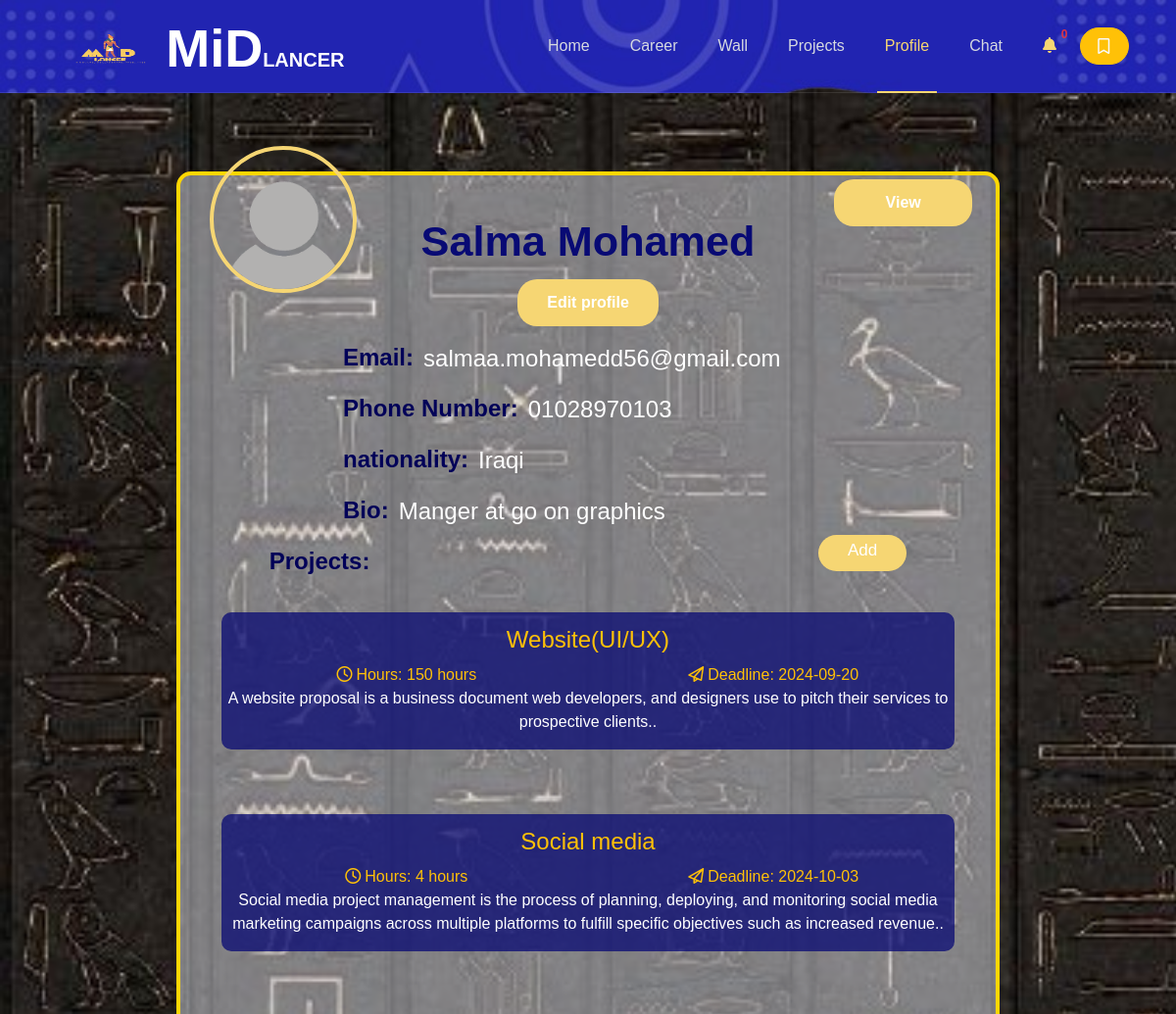
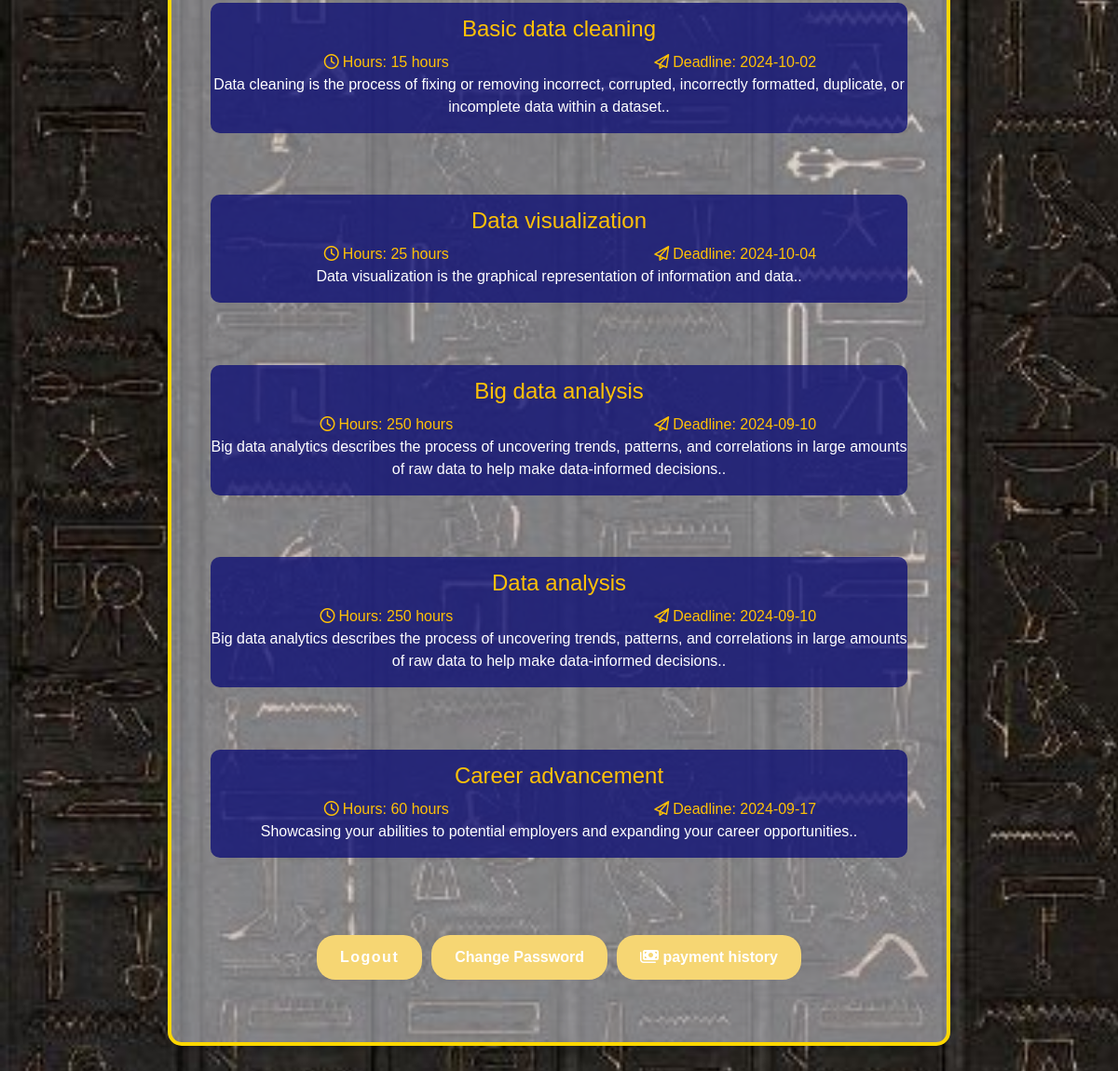
The page /clientprofile.php (signed in) on the database its author committed (2 pictures, top to bottom).
### tables this page shows
CREATE TABLE `user` (
  `user_id` int(11) NOT NULL,
  `user_name` varchar(250) NOT NULL,
  `email` varchar(250) NOT NULL,
  `phone_number` varchar(20) NOT NULL,
  `password` varchar(255) NOT NULL,
  `user_image` longtext DEFAULT 'defaultprofile.png',
  `bio` varchar(255) DEFAULT NULL,
  `nationality_id` int(11) NOT NULL,
  `last_seen` datetime DEFAULT current_timestamp()
);

CREATE TABLE `nationality` (
  `nationality_id` int(11) NOT NULL,
  `nationality` varchar(250) NOT NULL
);

CREATE TABLE `project` (
  `project_id` int(11) NOT NULL,
  `project_name` varchar(250) NOT NULL,
  `description` varchar(250) NOT NULL,
  `total_hours` int(11) NOT NULL,
  `deadline_date` date NOT NULL,
  `user_id` int(11) NOT NULL,
  `type_id` int(11) DEFAULT NULL,
  `posting` int(11) NOT NULL
);

### clientprofile.php (the view, shortened to what this page needs)
<?php
include 'nav+bm.php';
if(isset($_SESSION['user_id']))
    $user_id=$_SESSION['user_id'];
else
    header("location:home.php");
$select_user = "SELECT * FROM `user`
                JOIN `nationality` ON `nationality`.`nationality_id` = `user`.`nationality_id`
                WHERE `user_id` = '$user_id'";
$run_user = mysqli_query($connect,$select_user);
$select_posted_projects = "SELECT * FROM `project`
                            JOIN `user` ON `user`.`user_id` = `project`.`user_id`
                            WHERE `project`.`user_id` = '$user_id' AND `project`.`posting` = 1";
$run_posted_projects = mysqli_query($connect,$select_posted_projects);
?>
<!DOCTYPE html>
<html lang="en">
<head>
    <link href="https://cdn.jsdelivr.net/npm/bootstrap@5.0.2/dist/css/bootstrap.min.css" rel="stylesheet">
    <link rel="stylesheet" href="https://cdnjs.cloudflare.com/ajax/libs/font-awesome/6.0.0-beta3/css/all.min.css">
    <link rel="stylesheet" href="./css/clientprofile.css">
</head>
<body>
<h2></h2>
    <div class="profile-container">
        <?php foreach($run_user as $data){ ?>
            <div class="class">
            <a href="./clientview.php?cid=<?php echo htmlspecialchars($data['user_id'], ENT_QUOTES, 'UTF-8' )?>" class="btn-dash">View</a>
            </div>
            <div class="profile-image">
                <img src="<?php echo "img/profile/".htmlspecialchars($data['user_image'], ENT_QUOTES, 'UTF-8' )?>" alt="Profile Image" id="image-preview">
            </div>
            <h1 style="color:#080a74"><?php echo htmlspecialchars($data['user_name'], ENT_QUOTES, 'UTF-8' )?></h1>
            <div class="profile-form">
                <a href="./edit_client_profile.php" class="btn-prof">Edit profile</a>
                <div class="form-group">
                    <label for="career">Email:</label>
                    <p> <?php echo htmlspecialchars($data['email'], ENT_QUOTES, 'UTF-8' )?></p>
                </div>
                <div class="form-group">
                    <label for="job-title">Phone Number:</label>
                    <p class="web"><?php echo htmlspecialchars($data['phone_number'], ENT_QUOTES, 'UTF-8' )?></p>
                </div>
                <div class="form-group">
                    <label for="bio">nationality:</label>
                    <p><?php echo htmlspecialchars($data['nationality'], ENT_QUOTES, 'UTF-8' )?></p>
                </div>
                <div class="form-group">
                    <label for="bio">Bio:</label>
                    <p><?php echo htmlspecialchars ($data['bio'], ENT_QUOTES, 'UTF-8' )?></p>
                </div>
            </div>
            <div class="pj"> <label for="experience">Projects:</label>
                        <a href="./addproject.php" class="btn-exp">Add</a>
                    </div>
            <div class="">
                <div class="all text-center">
                    <?php  if(mysqli_num_rows($run_posted_projects) > 0) { ?>
                        <?php foreach($run_posted_projects as $project){ ?>
                        <div class="post2 position-relative">
                            <p class="">
                                 <span class="text-warning haha">
                                 <?php echo htmlspecialchars($project['project_name'], ENT_QUOTES, 'UTF-8' )?><br>
                                 </span>
                                 <div class="d-flex text-warning">
                                <span class="w-50 "><i class="fa-regular  fa-clock mx-1"></i>Hours: <?php echo htmlspecialchars($project['total_hours'], ENT_QUOTES, 'UTF-8' )?> hours</span>
                                <span class="w-50 "><i class="fa-regular  fa-paper-plane mx-1"></i>Deadline: <?php echo htmlspecialchars($project['deadline_date'], ENT_QUOTES, 'UTF-8' )?></span>
                                </div>
                                 <?php echo htmlspecialchars($project['description'], ENT_QUOTES, 'UTF-8' )?>.<br>
                            </p>
                        </div>
                    <?php }}else{ ?>
                        <h4>No Posts Yet</h4>
                    <?php } ?>
                </div>
            </div>
            <div class="button-container">
            <form method="POST">
                    <button type="submit" name="logout" class="btn-12" id="logout">Logout</button>
                </form>
                <a href="./changepass_client.php" class="btn-12">Change Password</a>
                <a href="./payment_history.php" class="btn-12"> <i class="fa-solid fa-money-bills"></i> payment history </a>
            </div>
        </div>
    <?php } ?>
</body>
</html>

### css/nav+bm.css (style rules this page uses)
:root { --primary-color: #080a74; --secondary-color: #f6d673; --Thirdly-color: #d6d9e0; --fourthly-color: #1d1d27; }
h2 { color: var(--Thirdly-color); }
button { padding: 4px 20px; border-radius: 50px; cursor: pointer; border: 0; border-radius: 0.9em; background-color: var(--secondary-color); box-shadow: rgb(0 0 0 / 5%) 0 0 8px; letter-spacing: 1.5px; text-transform: uppercase; font-size: 15px; transition: all 0.5s ease; font-family: inherit; margin-left: 20px; }
a { text-decoration: none; color: var(--fourthly-color); }

### css/clientprofile.css (style rules this page uses)
:root { --blue-color: #080a74; --primary-color: #080a74; --secondary-color: #f6d673; --background-color: #f7faff; --input-bg-color: #1d1d27; --text-color: #ffffff; --button-bg-color: #f6d673; --button-hover-bg-color: #2124b1; --popup-bg-color: #ffffff; --popup-border-color: #2124b1; }
body { font-family: 'Arial', sans-serif; background-image: url(../img/bhimg.jpg); background-size: cover; color: var(--text-color); margin: 0; }
.haha { font-size: x-large; }
.profile-container { position: relative; width: 70%; margin: auto; background-color: #d6d9e085; border-radius: 15px; box-shadow: 0 4px 10px rgba(0, 0, 0, 0.2); text-align: center; border: 4px solid gold; margin-bottom: 4%; }
h2 { color: var(--secondary-color) !important; font-size: 2.7em; font-weight: 600; text-align: center; padding-bottom: 3%; padding-top: 3%; }
h1 { color: var(--text-color) ; font-size: 2.7em; font-weight: 600; margin-top: 2%; padding-top: 3%; }
.profile-image { width: 150px; height: 150px; border-radius: 50%; border: 4px solid var(--secondary-color); overflow: hidden; position: absolute; top: -30px; left: 30px; }
.profile-image img { width: 100%; }
p { color: var(--text-color); font-weight: 540; font-size: x-large; position: relative; top: 10px; }
.profile-form { display: flex; flex-direction: column; align-items: center; }
.form-group { width: 100%; max-width: 500px; display: flex; flex-direction: row; gap: 10px; }
.pj { width: 100%; display: flex; justify-content: center; }
.btn-prof { display: inline-block; background-color: var(--button-bg-color); color: white; padding: 12px 30px; text-align: center; border-radius: 20px; margin: 5px; text-decoration: none; font-weight: bold; font-size: 1em; cursor: pointer; transition: color .15s ease-in-out, background-color .15s ease-in-out, border-color .15s ease-in-out, box-shadow .15s ease-in-out; }
.btn-dash { display: inline-block; background-color: var(--button-bg-color); color: white; padding: 12px 30px; text-align: center; border-radius: 20px; margin: 3%; position: relative; left: 37%; text-decoration: none; font-weight: bold; font-size: 1em; cursor: pointer; transition: color .15s ease-in-out, background-color .15s ease-in-out, border-color .15s ease-in-out, box-shadow .15s ease-in-out; }
.btn-exp { display: inline-block; background-color: var(--button-bg-color); color: var(--text-color); padding: 3px 30px; text-align: center; border-radius: 20px; margin-left: 55%; margin-bottom: 1%; text-decoration: none; font-weight: 100; font-size: 17px; cursor: pointer; transition: color .15s ease-in-out, background-color .15s ease-in-out, border-color .15s ease-in-out, box-shadow .15s ease-in-out; }
.button-container { display: flex; flex-wrap: wrap; justify-content: center; gap: 10px; margin-top: 34px; }
.btn-12 { display: inline-block; text-decoration: none; background-color: var(--button-bg-color); color: var(--text-color); padding: 12px 25px; text-align: center; border-radius: 20px; margin-bottom: 8%; text-decoration: none; font-weight: bold; font-size: 1em; cursor: pointer; transition: color .15s ease-in-out, background-color .15s ease-in-out, border-color .15s ease-in-out, box-shadow .15s ease-in-out; }
.class { width: 18%; height: 6%; position: absolute; display: flex; flex-direction: column; right: 9%; }
a { text-decoration: none; color: black; }
.all { width: 100%; height: auto; display: flex; flex-direction: column; }
.post2 { width: 90%; background-color: #080a74c0; margin-top: 4%; margin:4% auto; border-radius: 10px; }
.button-container { margin-top: 50px; }
img { width: 100%; height: 100%; border-radius: 10px; }
label { font-weight: bold; font-size: x-large; color: rgb(2, 2, 88); text-align: left; padding-top: 9px; }
p { color: white; }

### rows shown on the page
user: user_image (placeholder picture), user_name "Salma Mohamed", email "salmaa.mohamedd56@gmail.com", phone_number "01028970103", nationality.nationality "Iraqi", bio "Manger at go on graphics"
project: project_name "Website(UI/UX)", total_hours "150", deadline_date "2024-09-20", description "A website proposal is a business document web developers, and designers use to pitch their services to prospective clients."
project: project_name "Social media", total_hours "4", deadline_date "2024-10-03", description "Social media project management is the process of planning, deploying, and monitoring social media marketing campaigns across multiple platforms to fulfill specific objectives such as increased revenue."
project: project_name "Basic data cleaning", total_hours "15", deadline_date "2024-10-02", description "Data cleaning is the process of fixing or removing incorrect, corrupted, incorrectly formatted, duplicate, or incomplete data within a dataset."
project: project_name "Data visualization", total_hours "25", deadline_date "2024-10-04", description "Data visualization is the graphical representation of information and data."
project: project_name "Big data analysis", total_hours "250", deadline_date "2024-09-10", description "Big data analytics describes the process of uncovering trends, patterns, and correlations in large amounts of raw data to help make data-informed decisions."
project: project_name "Data analysis", total_hours "250", deadline_date "2024-09-10", description "Big data analytics describes the process of uncovering trends, patterns, and correlations in large amounts of raw data to help make data-informed decisions."
project: project_name "Career advancement", total_hours "60", deadline_date "2024-09-17", description "Showcasing your abilities to potential employers and expanding your career opportunities."

### other values the page prints
$notifi "0"
